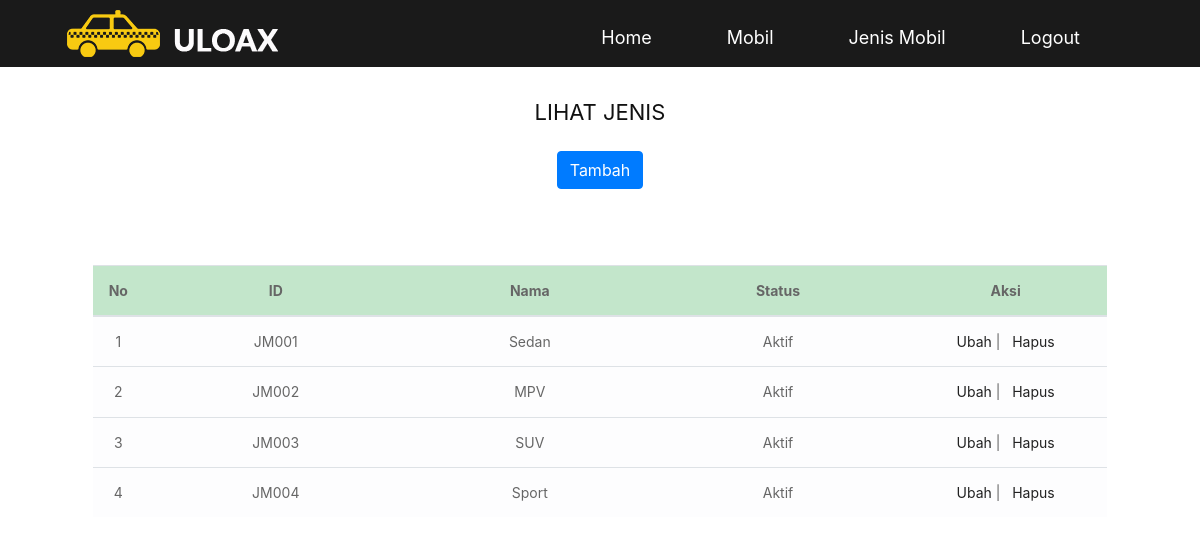
Screenshot of /read_jenis.php with the database file from the repository.
### tables this page shows
CREATE TABLE `jenis_mobil` (
  `id_jenis_Mobil` varchar(5) NOT NULL,
  `nama_jenis_Mobil` varchar(50) NOT NULL,
  `status_jenis_Mobil` int(11) NOT NULL
);

### read_jenis.php (the view, shortened to what this page needs)
<!DOCTYPE html>
<html lang="en">
<head>
<link rel="stylesheet" type="text/css" href="css/bootstrap.min.css">
<link rel="stylesheet" type="text/css" href="css/style.css">
<link rel="stylesheet" href="css/responsive.css">
<link rel="stylesheet" href="css/jquery.mCustomScrollbar.min.css">
<link rel="stylesheet" href="https://netdna.bootstrapcdn.com/font-awesome/4.0.3/css/font-awesome.css">
<link rel="stylesheet" href="css/owl.carousel.min.css">
<link rel="stylesheet" href="css/owl.theme.default.min.css">
<link rel="stylesheet" href="https://cdnjs.cloudflare.com/ajax/libs/fancybox/2.1.5/jquery.fancybox.min.css" media="screen">
</head>
<body>
  <div id="index.html" class="header_section">
        <div class="container">
            <div class="row">
                <div class="col-sm-6 col-lg-3">
                    <div class="logo"><a href="index.html"><img src="images/logo.png"></a></div>
                </div>
                <div class="col-sm-6 col-lg-9">
                    <div class="menu_text">
                        <ul>
                            <li><a href="index.html">Home</a></li>
                            <li><a href="read_mobil.php">Mobil</a></li>
                            <li><a href="read_jenis.php">Jenis Mobil</a></li>
                            <li><a href="logout.php">Logout</a></li>
                </div>
                    </div>
            </div>
        </div>
    </div>
    <main>
    <div class="page-section">
      <div class="container">
        <header class="col-12 text-center tm-bg-white-transparent p-5 tes">
          <br> <br>
          <h2 class="text-uppercase mb-3 tm-app-feature-header">Lihat Jenis</h2>
            <button class="btn btn-primary" type="submit" name="submit" onClick='top.location="tambah_jenis.php"' value="insert" >Tambah</button>
              <br><br><br><br>
              <table class="table table-hover" style="width: 100%">
                    <thead class="table-success">
                      <tr>
                      <th scope="col" style="width: 5%;">No</th>
                      <th scope="col" >ID</th>
                      <th scope="col" >Nama</th>
                      <th scope="col" >Status</th>
                      <th scope="col" style="width: 20%;text-align:center;">Aksi</th>
                      </tr>
                    </thead>
                    <tbody>
                    <?php
                          include 'koneksi.php';
                          $baris=1;
                          $query = "SELECT `id_jenis_Mobil`, `nama_jenis_Mobil`, CASE
                          WHEN
                            `status_jenis_Mobil` = 1
                              THEN
                                'Aktif'
                          WHEN
                            `status_jenis_Mobil` = 0
                              THEN
                                'Tidak Aktif'
                        END AS status_jenis_Mobil FROM jenis_Mobil";
                          $view = mysqli_query($con, $query);
                          while($row = mysqli_fetch_array($view))
                          {
                  ?>
                  <tr class="table-light">
                      <td><?php echo $baris ?></td>
                      <td><?php echo $row['id_jenis_Mobil'] ?></td>
                      <td><?php echo $row['nama_jenis_Mobil'] ?></td>
                      <td><?php echo $row['status_jenis_Mobil'] ?></td>
                      <td style="text-align:center">
                          <a  href="ubah_jenis.php?id_jenis_Mobil=<?php echo $row['id_jenis_Mobil'] ?>">Ubah</a> |
                          &nbsp;
                          <a href="#" onClick="confirm_modal('hapus_jenis.php?id_jenis_Mobil=<?php echo $row['id_jenis_Mobil'] ?>');">Hapus</a>
                      </td>
                  </tr>
                  <?php
                              $baris++;
                          }
                  ?>
                    </tbody>
          </header>
      </div>
    </div>
  </main>
</body>
</html>

### css/style.css (style rules this page uses)
* { box-sizing: border-box !important; transition: ease all 0.5s; }
html { scroll-behavior: smooth; }
body { color: #666666; font-size: 14px; font-family:Times New Rom...; line-height: 1.80857; font-weight: normal; overflow-x: hidden; }
a { color: #1f1f1f; text-decoration: none !important; outline: none !important; -webkit-transition: all .3s ease-in-out; -moz-transition: all .3s ease-in-out; -ms-transition: all .3s ease-in-out; -o-transition: all .3s ease-in-out; transition: all .3s ease-in-out; }
h1, h2, h3, h4, h5, h6 { letter-spacing: 0; font-weight: normal; position: relative; padding: 0 0 10px 0; font-weight: normal; line-height: normal; color: #111111; margin: 0 }
h2 { font-size: 22px }
*, *::after, *::before { -webkit-box-sizing: border-box; -moz-box-sizing: border-box; box-sizing: border-box; }
ul, li, ol { margin: 0px; padding: 0px; list-style: none; }
a { color: #222222; text-decoration: none; outline: none !important; }
a, .btn { text-decoration: none !important; outline: none !important; -webkit-transition: all .3s ease-in-out; -moz-transition: all .3s ease-in-out; -ms-transition: all .3s ease-in-out; -o-transition: all .3s ease-in-out; transition: all .3s ease-in-out; }
img { max-width: 100%; height: auto; }
button { border: 0; margin: 0; padding: 0; cursor: pointer; }
.header_section { width: 100%; float: left; background-color: #1a1a1a; height: auto; padding-top: 10px; padding-bottom: 10px; position: fixed; z-index: 01; }
.logo { width: 100%; float: left; text-align: center; }
.menu_text { float: right; width: auto; }
.menu_text ul { margin: 0px; padding: 0px; }
.menu_text li { float: left; padding-right: 75px; font-size: 18px; color: #ffffff; padding-top: 12px; }
.menu_text li a { color: #ffffff; }

### rows the page displays
jenis_mobil: id_jenis_Mobil "JM001", nama_jenis_Mobil "Sedan", status_jenis_Mobil "Aktif"
jenis_mobil: id_jenis_Mobil "JM002", nama_jenis_Mobil "MPV", status_jenis_Mobil "Aktif"
jenis_mobil: id_jenis_Mobil "JM003", nama_jenis_Mobil "SUV", status_jenis_Mobil "Aktif"
jenis_mobil: id_jenis_Mobil "JM004", nama_jenis_Mobil "Sport", status_jenis_Mobil "Aktif"
